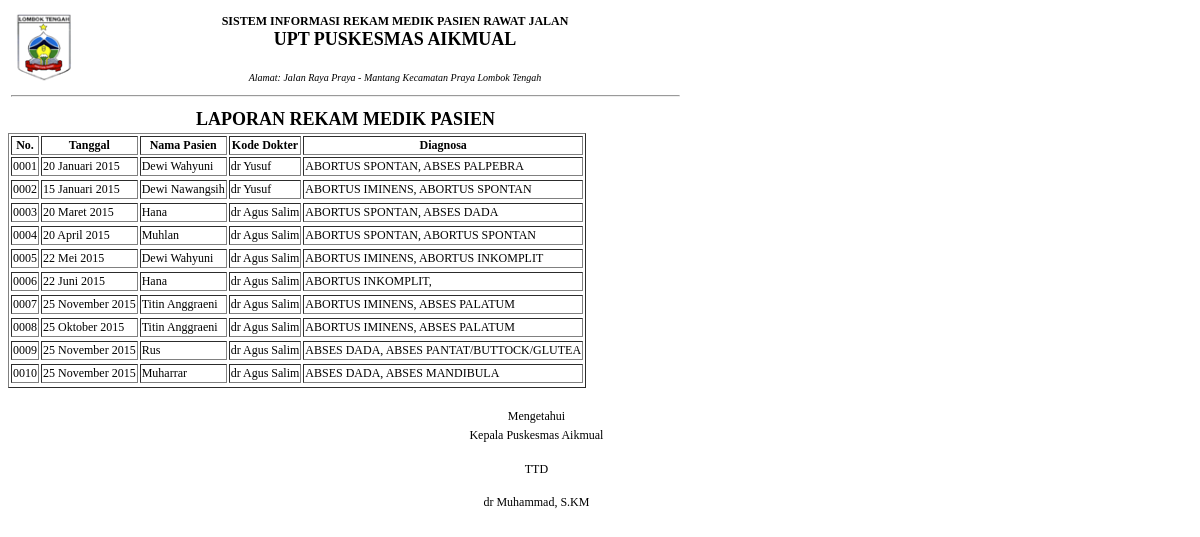
The app's page /laporan.php with its own data.
### tables this page shows
CREATE TABLE IF NOT EXISTS `anamnesis` (
  `no_anamnesis` int(4) NOT NULL AUTO_INCREMENT,
  `no_pasien` varchar(4) NOT NULL,
  `pertus_terakhir` varchar(12) NOT NULL,
  `golongan_darah` varchar(2) NOT NULL,
  `keluhan` varchar(15) NOT NULL,
  `tanggal` date NOT NULL,
  `id_diagnosa1` int(3) NOT NULL,
  `id_diagnosa2` int(3) NOT NULL,
  `gpa` varchar(10) NOT NULL,
  `terapi` varchar(20) NOT NULL,
  `hpht` varchar(20) NOT NULL,
  `abosrtus_terakhir` varchar(20) NOT NULL,
  `rujukan` varchar(20) NOT NULL,
  `id_dokter` varchar(5) NOT NULL,
  `id_bulan` int(2) NOT NULL,
  PRIMARY KEY (`no_anamnesis`)
);

CREATE TABLE IF NOT EXISTS `pasien` (
  `no_pasien` int(3) NOT NULL AUTO_INCREMENT,
  `nama_pasien` varchar(30) NOT NULL,
  `tgl_lahir` date NOT NULL,
  `jenis_kelamin` varchar(1) NOT NULL,
  `pekerjaan` varchar(15) NOT NULL,
  `alamat` text NOT NULL,
  `telepon` varchar(15) NOT NULL,
  `status_bantuan` varchar(15) NOT NULL,
  PRIMARY KEY (`no_pasien`)
);

CREATE TABLE IF NOT EXISTS `dokter` (
  `kode_dokter` varchar(15) NOT NULL,
  `nama_dokter` varchar(20) NOT NULL,
  `alamat` text NOT NULL,
  `no_telpon_d` varchar(12) NOT NULL,
  `jabatan` varchar(20) NOT NULL,
  PRIMARY KEY (`kode_dokter`)
);

CREATE TABLE IF NOT EXISTS `diagnosa` (
  `id_diagnosa` int(3) NOT NULL AUTO_INCREMENT,
  `diagnosa` varchar(30) NOT NULL,
  `kode` varchar(10) NOT NULL,
  PRIMARY KEY (`id_diagnosa`)
);

CREATE TABLE IF NOT EXISTS `profil` (
  `id_profil` int(1) NOT NULL AUTO_INCREMENT,
  `judul_profil` varchar(50) NOT NULL,
  `isi_profil` text NOT NULL,
  `gambar` varchar(40) NOT NULL,
  `kepala_pkm` varchar(30) NOT NULL,
  PRIMARY KEY (`id_profil`)
);

### konfig/fungsi_indotgl.php (called while the page is built, shortened)
<?php
	function tgl_indo($tgl){
			$tanggal = substr($tgl,8,2);
			$bulan = getBulan(substr($tgl,5,2));
			$tahun = substr($tgl,0,4);
			return $tanggal.' '.$bulan.' '.$tahun;
	}
	function getBulan($bln){
				switch ($bln){
					case 1:
						return "Januari";
						break;
					case 3:
						return "Maret";
						break;
					case 4:
						return "April";
						break;
					case 5:
						return "Mei";
						break;
					case 6:
						return "Juni";
						break;
					case 10:
						return "Oktober";
						break;
					case 11:
						return "November";
						break;
				}
			}
?>

### laporan.php (the view, shortened to what this page needs)
<?php
include "konfig/fungsi_indotgl.php";
?>
<html>
<head>
</head>
<body onLoad="javascript:window.print()">
<table width="675" border="0">
  <tr>
    <td width="72" height="71" rowspan="2"><img src="images/lotengputih.png" width="67" height="69" /></td>
    <td width="434" height="50"><p align="center"><span class="style14">SISTEM INFORMASI REKAM MEDIK PASIEN RAWAT JALAN</span><span class="style16"><br>
      <span class="style12">UPT PUSKESMAS AIKMUAL </span><br />
    </span><br>
    </p>
    </td>
  <tr><td colspan="3"><div align="center"><span class="style15">Alamat: Jalan Raya Praya - Mantang Kecamatan Praya Lombok Tengah </span></div></td></tr>
  </tr><tr><td colspan="3"><hr></td></tr>
  </tr><tr><td colspan="3"><div align="center" class="style19"><span class="style12">LAPORAN REKAM MEDIK PASIEN </span></div></td>
</table>
<?php
$tampil=mysql_query("SELECT * FROM anamnesis");
	echo "<div class='art-postcontent'><table border=1>
          <tr><th><span class=style23>No.</span></th><th><span class=style23>Tanggal</span></th><th><span class=style23>Nama Pasien</span></th><th><span class=style23>Kode Dokter</span></th><th><span class=style23>Diagnosa</span></th></tr>";
	$no=1;
    while ($r=mysql_fetch_array($tampil)){
	$p=mysql_fetch_array(mysql_query("SELECT * FROM pasien where no_pasien='$r[no_pasien]'"));
	$d=mysql_fetch_array(mysql_query("SELECT * FROM dokter where kode_dokter='$r[id_dokter]'"));
	$d1=mysql_fetch_array(mysql_query("SELECT * FROM diagnosa where id_diagnosa='$r[id_diagnosa1]'"));
	$d2=mysql_fetch_array(mysql_query("SELECT * FROM diagnosa where id_diagnosa='$r[id_diagnosa2]'"));
if ($p[no_pasien]==$r[no_pasien]){
      $jum=strlen($no);
	$tgl=tgl_indo($r[tanggal]);
	if ($jum==2){
      echo "<tr><td align=center><span class=style23>00$no</span></td>";
	} else {
	  echo "<tr><td align=center><span class=style23>000$no</span></td>";
	}
      echo "<td><span class=style23>$tgl</span></td>
            <td><span class=style23>$p[nama_pasien]</span></td>
			<td><span class=style23>$d[nama_dokter]</span></td>
			<td><span class=style23>$d1[diagnosa], $d2[diagnosa]</span></td>";
			echo "<tr>";
			$no++;
			}
    }
    echo "</table>";
	echo "</div>";
?>
<table width="671">
<tr><td width="308"></td><td width="188"><div align="center"><span class="style23">Mengetahui</span></div></td>
</tr>
<tr><td></td><td><div align="center"><span class="style23">Kepala Puskesmas Aikmual </span></div></td><td width="10"></td>
</tr>
<tr><td></td><td height="46"><div align="center"><span class="style23">TTD</span></div></td><td width="10"></td>
</tr>
<tr><td></td><td><div align="center"><span class="style23"><?php
$p=mysql_fetch_array(mysql_query("select kepala_pkm from profil where id_profil='1'"));
echo "$p[kepala_pkm]";
?></span></div></td><td>
</tr>
</table>
</body>
</html>

### laporan.php (style rules this page uses)
.style12 { font-size: 18px; font-weight: bold; }
.style14 { font-size: 12px; font-weight: bold; font-family: "Times New Roman", Times, serif; }
.style15 { font-size: 10px; font-style: italic; font-family: "Times New Roman", Times, serif; }
.style16 { font-family: "Times New Roman", Times, serif }
.style19 { font-family: "Times New Roman", Times, serif; font-size: 16px; }
.style23 { font-family: "Times New Roman", Times, serif; font-size: 12px; }

### records on screen
anamnesis: tanggal "20 Januari 2015", pasien.nama_pasien "Dewi Wahyuni", id_dokter.nama_dokter "dr Yusuf", diagnosa.diagnosa "ABORTUS SPONTAN", diagnosa.diagnosa "ABSES PALPEBRA"
anamnesis: tanggal "15 Januari 2015", pasien.nama_pasien "Dewi Nawangsih", id_dokter.nama_dokter "dr Yusuf", diagnosa.diagnosa "ABORTUS IMINENS", diagnosa.diagnosa "ABORTUS SPONTAN"
anamnesis: tanggal "20 Maret 2015", pasien.nama_pasien "Hana", id_dokter.nama_dokter "dr Agus Salim", diagnosa.diagnosa "ABORTUS SPONTAN", diagnosa.diagnosa "ABSES DADA"
anamnesis: tanggal "20 April 2015", pasien.nama_pasien "Muhlan", id_dokter.nama_dokter "dr Agus Salim", diagnosa.diagnosa "ABORTUS SPONTAN"
anamnesis: tanggal "22 Mei 2015", pasien.nama_pasien "Dewi Wahyuni", id_dokter.nama_dokter "dr Agus Salim", diagnosa.diagnosa "ABORTUS IMINENS", diagnosa.diagnosa "ABORTUS INKOMPLIT"
anamnesis: tanggal "22 Juni 2015", pasien.nama_pasien "Hana", id_dokter.nama_dokter "dr Agus Salim", diagnosa.diagnosa "ABORTUS INKOMPLIT"
anamnesis: tanggal "25 November 2015", pasien.nama_pasien "Titin Anggraeni", id_dokter.nama_dokter "dr Agus Salim", diagnosa.diagnosa "ABORTUS IMINENS", diagnosa.diagnosa "ABSES PALATUM"
anamnesis: tanggal "25 Oktober 2015", pasien.nama_pasien "Titin Anggraeni", id_dokter.nama_dokter "dr Agus Salim", diagnosa.diagnosa "ABORTUS IMINENS", diagnosa.diagnosa "ABSES PALATUM"
anamnesis: tanggal "25 November 2015", pasien.nama_pasien "Rus", id_dokter.nama_dokter "dr Agus Salim", diagnosa.diagnosa "ABSES DADA", diagnosa.diagnosa "ABSES PANTAT/BUTTOCK/GLUTEA"
anamnesis: tanggal "25 November 2015", pasien.nama_pasien "Muharrar", id_dokter.nama_dokter "dr Agus Salim", diagnosa.diagnosa "ABSES DADA", diagnosa.diagnosa "ABSES MANDIBULA"
profil: kepala_pkm "dr Muhammad, S.KM"
